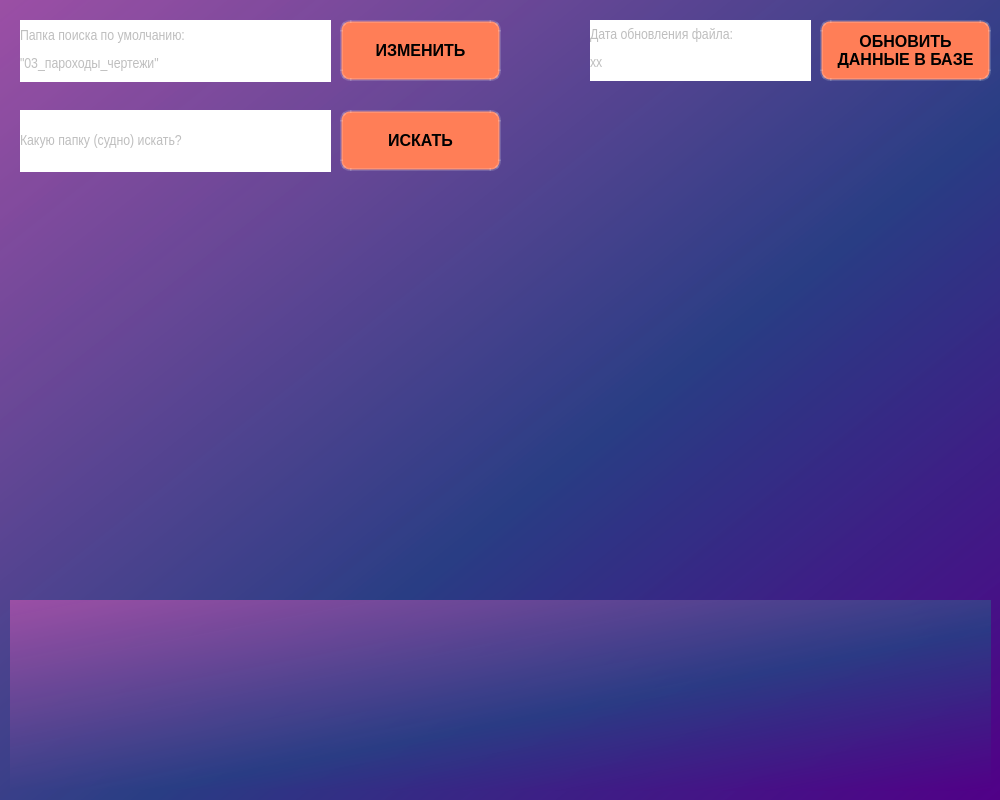
<?xml version="1.0" encoding="UTF-8"?>
<ui version="4.0">
 <class>MainWindow</class>
 <widget class="QMainWindow" name="MainWindow">
  <property name="enabled">
   <bool>false</bool>
  </property>
  <property name="geometry">
   <rect>
    <x>0</x>
    <y>0</y>
    <width>1000</width>
    <height>800</height>
   </rect>
  </property>
  <property name="sizePolicy">
   <sizepolicy hsizetype="Fixed" vsizetype="Fixed">
    <horstretch>100</horstretch>
    <verstretch>80</verstretch>
   </sizepolicy>
  </property>
  <property name="minimumSize">
   <size>
    <width>1000</width>
    <height>800</height>
   </size>
  </property>
  <property name="maximumSize">
   <size>
    <width>1002</width>
    <height>800</height>
   </size>
  </property>
  <property name="baseSize">
   <size>
    <width>1000</width>
    <height>800</height>
   </size>
  </property>
  <property name="contextMenuPolicy">
   <enum>Qt::PreventContextMenu</enum>
  </property>
  <property name="windowTitle">
   <string>ПОИСК СУДНА</string>
  </property>
  <property name="autoFillBackground">
   <bool>false</bool>
  </property>
  <property name="styleSheet">
   <string notr="true">background-color: qlineargradient(spread:pad, x1:1, y1:1, x2:0, y2:0, stop:0 rgba(81, 0, 135, 255), stop:0.427447 rgba(41, 61, 132, 235), stop:1 rgba(155, 79, 165, 255))</string>
  </property>
  <property name="iconSize">
   <size>
    <width>40</width>
    <height>40</height>
   </size>
  </property>
  <widget class="QWidget" name="centralwidget">
   <widget class="QPushButton" name="refresh_data">
    <property name="geometry">
     <rect>
      <x>820</x>
      <y>20</y>
      <width>171</width>
      <height>61</height>
     </rect>
    </property>
    <property name="font">
     <font>
      <pointsize>12</pointsize>
      <weight>75</weight>
      <bold>true</bold>
     </font>
    </property>
    <property name="styleSheet">
     <string notr="true">color: rgb(0, 0, 0);
font-weight: bold;
font-size: 12pt;
background-color:rgb(255, 126, 87);
border: 3px solid rgba(255,255,255,40);
border-radius: 10px;</string>
    </property>
    <property name="text">
     <string>ОБНОВИТЬ 
ДАННЫЕ В БАЗЕ</string>
    </property>
   </widget>
   <widget class="QLabel" name="time_save">
    <property name="geometry">
     <rect>
      <x>590</x>
      <y>20</y>
      <width>221</width>
      <height>61</height>
     </rect>
    </property>
    <property name="styleSheet">
     <string notr="true">background-color: white;
font-family: arial narrow;
font-size: 11pt;</string>
    </property>
    <property name="text">
     <string>&lt;html&gt;&lt;head/&gt;&lt;body&gt;&lt;p&gt;Дата обновления файла:&lt;/p&gt;&lt;p&gt;хх&lt;/p&gt;&lt;/body&gt;&lt;/html&gt;</string>
    </property>
    <property name="margin">
     <number>5</number>
    </property>
   </widget>
   <widget class="QPushButton" name="seech_button">
    <property name="geometry">
     <rect>
      <x>340</x>
      <y>110</y>
      <width>161</width>
      <height>61</height>
     </rect>
    </property>
    <property name="font">
     <font>
      <pointsize>12</pointsize>
      <weight>75</weight>
      <bold>true</bold>
     </font>
    </property>
    <property name="styleSheet">
     <string notr="true">color: rgb(0, 0, 0);
font-weight: bold;
font-size: 12pt;
background-color:rgb(255, 126, 87);
border: 3px solid rgba(255,255,255,40);
border-radius: 10px;</string>
    </property>
    <property name="text">
     <string>ИСКАТЬ</string>
    </property>
    <property name="icon">
     <iconset resource="res-rc.qrc">
      <normaloff>:/icon/icons/search_FILL0_wght400_GRAD0_opsz40.svg</normaloff>:/icon/icons/search_FILL0_wght400_GRAD0_opsz40.svg</iconset>
    </property>
    <property name="iconSize">
     <size>
      <width>32</width>
      <height>32</height>
     </size>
    </property>
   </widget>
   <widget class="QPushButton" name="change_folder">
    <property name="geometry">
     <rect>
      <x>340</x>
      <y>20</y>
      <width>161</width>
      <height>61</height>
     </rect>
    </property>
    <property name="font">
     <font>
      <pointsize>12</pointsize>
      <weight>75</weight>
      <bold>true</bold>
     </font>
    </property>
    <property name="styleSheet">
     <string notr="true">color: rgb(0, 0, 0);
font-weight: bold;
font-size: 12pt;
background-color:rgb(255, 126, 87);
border: 3px solid rgba(255,255,255,40);
border-radius: 10px;</string>
    </property>
    <property name="text">
     <string>ИЗМЕНИТЬ</string>
    </property>
    <property name="icon">
     <iconset resource="res-rc.qrc">
      <normaloff>:/icon/icons/folder_FILL0_wght400_GRAD0_opsz40.svg</normaloff>:/icon/icons/folder_FILL0_wght400_GRAD0_opsz40.svg</iconset>
    </property>
    <property name="iconSize">
     <size>
      <width>32</width>
      <height>32</height>
     </size>
    </property>
   </widget>
   <widget class="QLabel" name="find_folder">
    <property name="geometry">
     <rect>
      <x>20</x>
      <y>110</y>
      <width>311</width>
      <height>62</height>
     </rect>
    </property>
    <property name="styleSheet">
     <string notr="true">background-color: white;
font-family: arial narrow;
font-size: 11pt;</string>
    </property>
    <property name="text">
     <string>Какую папку (судно) искать?</string>
    </property>
   </widget>
   <widget class="QLabel" name="target_path_text">
    <property name="geometry">
     <rect>
      <x>20</x>
      <y>20</y>
      <width>311</width>
      <height>62</height>
     </rect>
    </property>
    <property name="styleSheet">
     <string notr="true">background-color: white;
font-family: arial narrow;
font-size: 11pt;</string>
    </property>
    <property name="text">
     <string>&lt;html&gt;&lt;head/&gt;&lt;body&gt;&lt;p&gt;Папка поиска по умолчанию:&lt;/p&gt;&lt;p&gt;&amp;quot;03_пароходы_чертежи&amp;quot;&lt;/p&gt;&lt;/body&gt;&lt;/html&gt;</string>
    </property>
    <property name="margin">
     <number>5</number>
    </property>
   </widget>
   <widget class="QLabel" name="label">
    <property name="geometry">
     <rect>
      <x>10</x>
      <y>600</y>
      <width>981</width>
      <height>191</height>
     </rect>
    </property>
    <property name="text">
     <string/>
    </property>
   </widget>
  </widget>
 </widget>
 <resources>
  <include location="res-rc.qrc"/>
 </resources>
 <connections/>
</ui>
